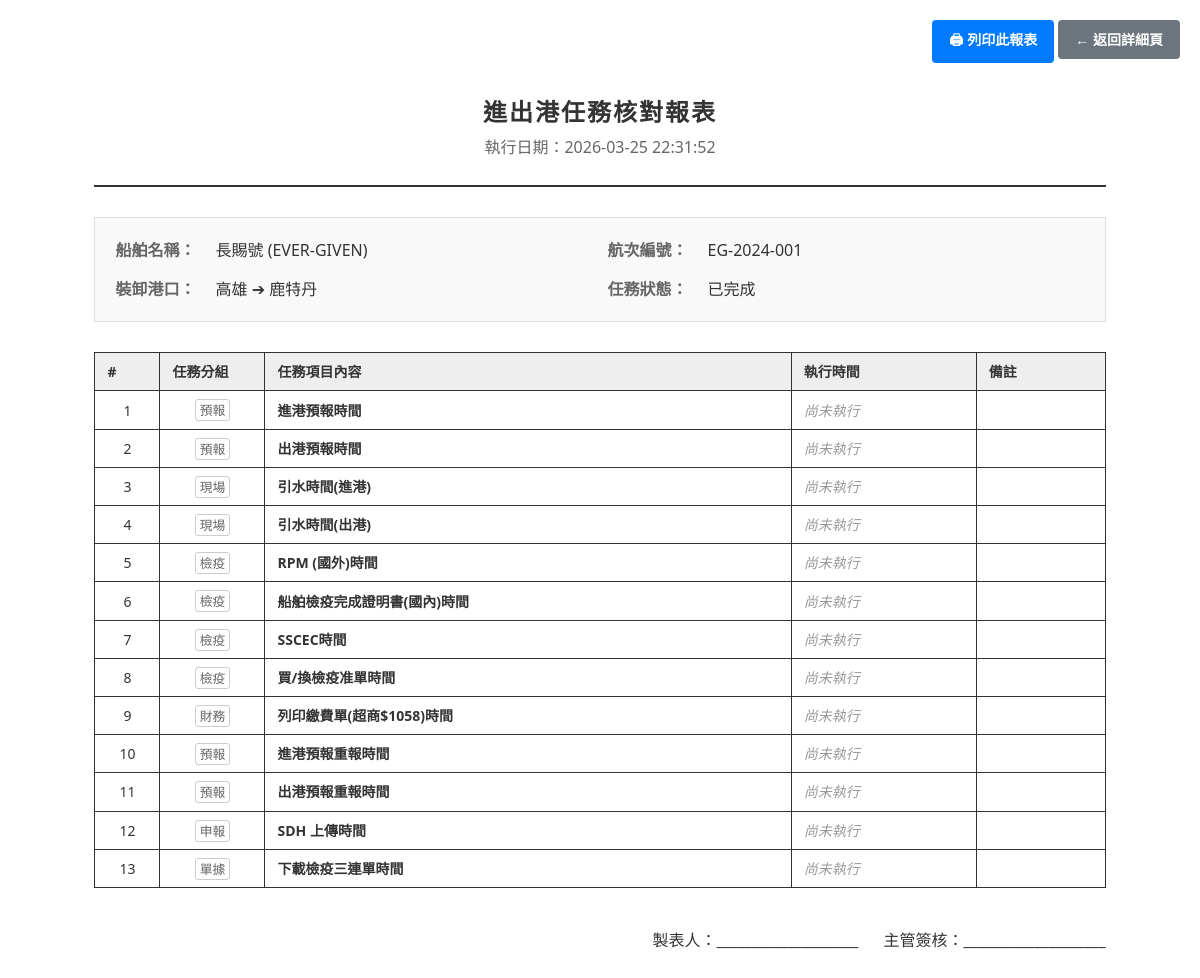
/voyage-tasks/1/print, run on an earlier commit of the app's database.
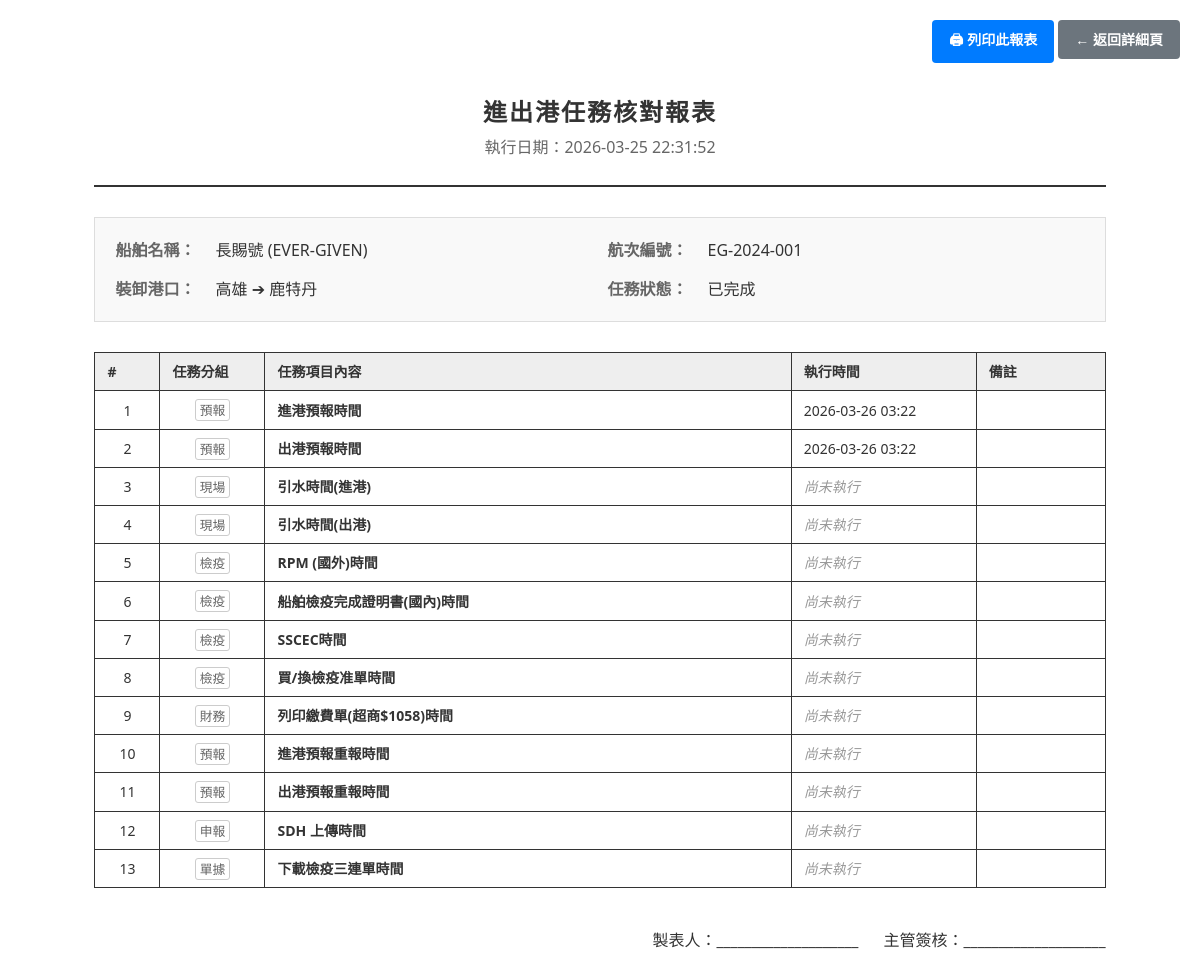
And on a later commit of the database.
### models.py (models this page shows)
class VoyageTaskLog(Base):
    __tablename__ = "voyage_task_logs"
    id = Column(Integer, primary_key=True, index=True)
    voyage_id = Column(Integer, ForeignKey("voyages.id"), nullable=False)
    task_id = Column(Integer, ForeignKey("task_categories.id"), nullable=False)
    recorded_time = Column(DateTime) # 實際動作時間
    recorded_by = Column(String) # 執行的使用者
    remarks = Column(String)     # 備註
    created_at = Column(DateTime, default=func.now())
    voyage = relationship("Voyage", back_populates="task_logs")
    task_category = relationship("TaskCategory", back_populates="task_logs")

class TaskCategory(Base):
    __tablename__ = "task_categories"
    id = Column(Integer, primary_key=True, index=True)
    name = Column(String, nullable=False)    # 任務名稱
    task_group = Column(String)             # 分組
    default_fee = Column(Numeric(18, 2), default=0) # 預設規費
    display_order = Column(Integer, default=0)
    is_active = Column(Integer, default=1)   # 1: 啟用, 0: 停用
    created_at = Column(DateTime, default=func.now())
    updated_at = Column(DateTime, default=func.now(), onupdate=func.now())
    task_logs = relationship("VoyageTaskLog", back_populates="task_category")

### routers/voyage_tasks.py (the view)
@router.get("/{voyage_id}/print", response_class=HTMLResponse)
def print_voyage_tasks(
    voyage_id: int,
    request: Request,
    db: Session = Depends(get_db)
):
    voyage = db.query(models.Voyage).filter(models.Voyage.id == voyage_id).first()
    if not voyage:
        return RedirectResponse(url="/voyage-tasks", status_code=303)
    task_logs = (
        db.query(models.VoyageTaskLog)
        .join(models.TaskCategory)
        .filter(models.VoyageTaskLog.voyage_id == voyage_id)
        .order_by(
            models.TaskCategory.display_order,
            models.TaskCategory.task_group,
            models.TaskCategory.name
        )
        .all()
    )
    return templates.TemplateResponse("voyage_tasks/print.html", {
        "request": request,
        "voyage": voyage,
        "task_logs": task_logs,
        "print_date": datetime.now().strftime("%Y-%m-%d %H:%M:%S")
    })

### templates/voyage_tasks/print.html (shortened to what this page needs)
<!DOCTYPE html>
<html lang="zh-TW">
<head>
</head>
<body>
<div class="no-print-area">
    <button class="btn" onclick="window.print()">🖨 列印此報表</button>
    <a href="/voyage-tasks/{{ voyage.id }}" class="btn btn-secondary">← 返回詳細頁</a>
</div>
<div class="report-header">
    <h1>進出港任務核對報表</h1>
    <p style="margin-top:5px; color:#666;">執行日期：{{ print_date }}</p>
</div>
<div class="master-info">
    <div class="info-item">
        <span class="info-label">船舶名稱：</span>
        <span class="info-value">{{ voyage.ship.name }} ({{ voyage.ship.code }})</span>
    </div>
    <div class="info-item">
        <span class="info-label">航次編號：</span>
        <span class="info-value">{{ voyage.voyage_no }}</span>
    </div>
    <div class="info-item">
        <span class="info-label">裝卸港口：</span>
        <span class="info-value">{{ voyage.port_of_loading or '-' }} ➔ {{ voyage.port_of_discharge or '-' }}</span>
    </div>
    <div class="info-item">
        <span class="info-label">任務狀態：</span>
        <span class="info-value">{{ voyage.status }}</span>
    </div>
</div>
<table>
    <thead>
        <tr>
            <th style="width:40px;">#</th>
            <th style="width:80px;">任務分組</th>
            <th>任務項目內容</th>
            <th style="width:160px;">執行時間</th>
            <th>備註</th>
        </tr>
    </thead>
    <tbody>
        {% for log in task_logs %}
        <tr>
            <td style="text-align:center;">{{ loop.index }}</td>
            <td style="text-align:center;">
                <span class="group-badge">{{ log.task_category.task_group or '未分類' }}</span>
            </td>
            <td>
                <strong>{{ log.task_category.name }}</strong>
            </td>
            <td>
                {% if log.recorded_time %}
                    {{ log.recorded_time.strftime('%Y-%m-%d %H:%M') }}
                {% else %}
                    <span style="color:#999; font-style:italic;">尚未執行</span>
                {% endif %}
            </td>
            <td>{{ log.remarks or '' }}</td>
        </tr>
        {% else %}
        <tr>
            <td colspan="5" style="text-align:center;">尚無相關任務紀錄</td>
        </tr>
        {% endfor %}
    </tbody>
</table>
<div style="margin-top:40px; text-align:right;">
    <p>製表人：____________________ &nbsp;&nbsp;&nbsp;&nbsp; 主管簽核：____________________</p>
</div>
</body>
</html>

What changed in the data, as far as the page shows it:
changed VoyageTaskLog "進港預報時間": recorded_time (not shown) → "2026-03-26 03:22"; no longer shows "尚未執行"
changed VoyageTaskLog "出港預報時間": recorded_time (not shown) → "2026-03-26 03:22"; no longer shows "尚未執行"
